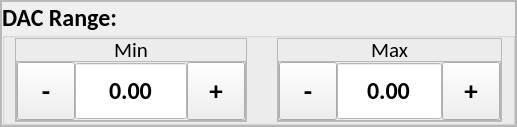
             <widget class="QFrame" name="frame_34">
              <property name="frameShape">
               <enum>QFrame::StyledPanel</enum>
              </property>
              <property name="frameShadow">
               <enum>QFrame::Raised</enum>
              </property>
              <layout class="QHBoxLayout" name="horizontalLayout_50">
               <property name="spacing">
                <number>0</number>
               </property>
               <property name="leftMargin">
                <number>0</number>
               </property>
               <property name="topMargin">
                <number>0</number>
               </property>
               <property name="rightMargin">
                <number>0</number>
               </property>
               <property name="bottomMargin">
                <number>0</number>
               </property>
               <item>
                <widget class="QFrame" name="frame_35">
                 <property name="frameShape">
                  <enum>QFrame::StyledPanel</enum>
                 </property>
                 <property name="frameShadow">
                  <enum>QFrame::Raised</enum>
                 </property>
                 <layout class="QVBoxLayout" name="verticalLayout_31">
                  <property name="spacing">
                   <number>0</number>
                  </property>
                  <property name="leftMargin">
                   <number>0</number>
                  </property>
                  <property name="topMargin">
                   <number>0</number>
                  </property>
                  <property name="rightMargin">
                   <number>0</number>
                  </property>
                  <property name="bottomMargin">
                   <number>0</number>
                  </property>
                  <item>
                   <widget class="QGroupBox" name="slp_volt_ramp_adjustment_gb_2">
                    <property name="minimumSize">
                     <size>
                      <width>0</width>
                      <height>112</height>
                     </size>
                    </property>
                    <property name="font">
                     <font>
                      <family>Calibri</family>
                      <pointsize>18</pointsize>
                      <weight>75</weight>
                      <bold>true</bold>
                     </font>
                    </property>
                    <property name="title">
                     <string>DAC Range:</string>
                    </property>
                    <layout class="QHBoxLayout" name="horizontalLayout_21">
                     <property name="spacing">
                      <number>30</number>
                     </property>
                     <property name="leftMargin">
                      <number>10</number>
                     </property>
                     <property name="topMargin">
                      <number>0</number>
                     </property>
                     <property name="rightMargin">
                      <number>10</number>
                     </property>
                     <property name="bottomMargin">
                      <number>0</number>
                     </property>
                     <item>
                      <widget class="QFrame" name="slp_min_frame_3">
                       <property name="maximumSize">
                        <size>
                         <width>1000</width>
                         <height>1000</height>
                        </size>
                       </property>
                       <property name="frameShape">
                        <enum>QFrame::StyledPanel</enum>
                       </property>
                       <property name="frameShadow">
                        <enum>QFrame::Raised</enum>
                       </property>
                       <layout class="QVBoxLayout" name="verticalLayout_7">
                        <property name="spacing">
                         <number>0</number>
                        </property>
                        <property name="leftMargin">
                         <number>0</number>
                        </property>
                        <property name="topMargin">
                         <number>0</number>
                        </property>
                        <property name="rightMargin">
                         <number>0</number>
                        </property>
                        <property name="bottomMargin">
                         <number>0</number>
                        </property>
                        <item>
                         <widget class="QLabel" name="slp_min_label_3">
                          <property name="minimumSize">
                           <size>
                            <width>40</width>
                            <height>22</height>
                           </size>
                          </property>
                          <property name="maximumSize">
                           <size>
                            <width>1000</width>
                            <height>22</height>
                           </size>
                          </property>
                          <property name="font">
                           <font>
                            <family>Calibri</family>
                            <pointsize>16</pointsize>
                            <weight>50</weight>
                            <bold>false</bold>
                           </font>
                          </property>
                          <property name="text">
                           <string>Min</string>
                          </property>
                          <property name="alignment">
                           <set>Qt::AlignCenter</set>
                          </property>
                         </widget>
                        </item>
                        <item>
                         <widget class="QFrame" name="frame_8">
                          <property name="minimumSize">
                           <size>
                            <width>0</width>
                            <height>58</height>
                           </size>
                          </property>
                          <property name="frameShape">
                           <enum>QFrame::StyledPanel</enum>
                          </property>
                          <property name="frameShadow">
                           <enum>QFrame::Raised</enum>
                          </property>
                          <layout class="QHBoxLayout" name="horizontalLayout_22">
                           <property name="spacing">
                            <number>0</number>
                           </property>
                           <property name="leftMargin">
                            <number>0</number>
                           </property>
                           <property name="topMargin">
                            <number>0</number>
                           </property>
                           <property name="rightMargin">
                            <number>0</number>
                           </property>
                           <property name="bottomMargin">
                            <number>0</number>
                           </property>
                           <item>
                            <widget class="QToolButton" name="slp_volt_ramp_min_minus_3">
                             <property name="minimumSize">
                              <size>
                               <width>58</width>
                               <height>58</height>
                              </size>
                             </property>
                             <property name="maximumSize">
                              <size>
                               <width>58</width>
                               <height>58</height>
                              </size>
                             </property>
                             <property name="font">
                              <font>
                               <pointsize>20</pointsize>
                               <weight>75</weight>
                               <bold>true</bold>
                              </font>
                             </property>
                             <property name="text">
                              <string>-</string>
                             </property>
                            </widget>
                           </item>
                           <item>
                            <widget class="QDoubleSpinBox" name="slp_volt_ramp_min_input_3">
                             <property name="minimumSize">
                              <size>
                               <width>0</width>
                               <height>0</height>
                              </size>
                             </property>
                             <property name="maximumSize">
                              <size>
                               <width>1000</width>
                               <height>58</height>
                              </size>
                             </property>
                             <property name="font">
                              <font>
                               <family>Calibri</family>
                               <pointsize>18</pointsize>
                              </font>
                             </property>
                             <property name="layoutDirection">
                              <enum>Qt::LeftToRight</enum>
                             </property>
                             <property name="styleSheet">
                              <string notr="true">QDoubleSpinBox {
	background-color: #FFFFFF;
}</string>
                             </property>
                             <property name="alignment">
                              <set>Qt::AlignCenter</set>
                             </property>
                             <property name="readOnly">
                              <bool>true</bool>
                             </property>
                             <property name="buttonSymbols">
                              <enum>QAbstractSpinBox::NoButtons</enum>
                             </property>
                             <property name="correctionMode">
                              <enum>QAbstractSpinBox::CorrectToPreviousValue</enum>
                             </property>
                             <property name="showGroupSeparator" stdset="0">
                              <bool>false</bool>
                             </property>
                             <property name="minimum">
                              <double>-10000.000000000000000</double>
                             </property>
                             <property name="maximum">
                              <double>10000.000000000000000</double>
                             </property>
                            </widget>
                           </item>
                           <item>
                            <widget class="QToolButton" name="slp_volt_ramp_min_plus_3">
                             <property name="minimumSize">
                              <size>
                               <width>58</width>
                               <height>58</height>
                              </size>
                             </property>
                             <property name="maximumSize">
                              <size>
                               <width>16777215</width>
                               <height>58</height>
                              </size>
                             </property>
                             <property name="font">
                              <font>
                               <pointsize>20</pointsize>
                               <weight>75</weight>
                               <bold>true</bold>
                              </font>
                             </property>
                             <property name="focusPolicy">
                              <enum>Qt::NoFocus</enum>
                             </property>
                             <property name="text">
                              <string>+</string>
                             </property>
                            </widget>
                           </item>
                          </layout>
                         </widget>
                        </item>
                       </layout>
                      </widget>
                     </item>
                     <item>
                      <widget class="QFrame" name="slp_max_frame_3">
                       <property name="minimumSize">
                        <size>
                         <width>0</width>
                         <height>0</height>
                        </size>
                       </property>
                       <property name="maximumSize">
                        <size>
                         <width>1000</width>
                         <height>1000</height>
                        </size>
                       </property>
                       <property name="frameShape">
                        <enum>QFrame::StyledPanel</enum>
                       </property>
                       <property name="frameShadow">
                        <enum>QFrame::Raised</enum>
                       </property>
                       <layout class="QVBoxLayout" name="verticalLayout_12">
                        <property name="spacing">
                         <number>0</number>
                        </property>
                        <property name="leftMargin">
                         <number>0</number>
                        </property>
                        <property name="topMargin">
                         <number>0</number>
                        </property>
                        <property name="rightMargin">
                         <number>0</number>
                        </property>
                        <property name="bottomMargin">
                         <number>0</number>
                        </property>
                        <item>
                         <widget class="QLabel" name="slp_max_label_3">
                          <property name="minimumSize">
                           <size>
                            <width>42</width>
                            <height>22</height>
                           </size>
                          </property>
                          <property name="maximumSize">
                           <size>
                            <width>1000</width>
                            <height>22</height>
                           </size>
                          </property>
                          <property name="font">
                           <font>
                            <family>Calibri</family>
                            <pointsize>16</pointsize>
                            <weight>50</weight>
                            <bold>false</bold>
                           </font>
                          </property>
                          <property name="text">
                           <string>Max</string>
                          </property>
                          <property name="alignment">
                           <set>Qt::AlignCenter</set>
                          </property>
                         </widget>
                        </item>
                        <item>
                         <widget class="QFrame" name="frame_9">
                          <property name="frameShape">
                           <enum>QFrame::StyledPanel</enum>
                          </property>
                          <property name="frameShadow">
                           <enum>QFrame::Raised</enum>
                          </property>
                          <layout class="QHBoxLayout" name="horizontalLayout_23">
                           <property name="spacing">
                            <number>0</number>
                           </property>
                           <property name="leftMargin">
                            <number>0</number>
                           </property>
                           <property name="topMargin">
                            <number>0</number>
                           </property>
                           <property name="rightMargin">
                            <number>0</number>
                           </property>
                           <property name="bottomMargin">
                            <number>0</number>
                           </property>
                           <item>
                            <widget class="QToolButton" name="slp_volt_ramp_max_minus_3">
                             <property name="minimumSize">
                              <size>
                               <width>58</width>
                               <height>58</height>
                              </size>
                             </property>
                             <property name="maximumSize">
                              <size>
                               <width>58</width>
                               <height>58</height>
                              </size>
                             </property>
                             <property name="font">
                              <font>
                               <pointsize>20</pointsize>
                               <weight>75</weight>
                               <bold>true</bold>
                              </font>
                             </property>
                             <property name="text">
                              <string>-</string>
                             </property>
                            </widget>
                           </item>
                           <item>
                            <widget class="QDoubleSpinBox" name="slp_volt_rampt_max_input_3">
                             <property name="minimumSize">
                              <size>
                               <width>0</width>
                               <height>0</height>
                              </size>
                             </property>
                             <property name="maximumSize">
                              <size>
                               <width>1000</width>
                               <height>58</height>
                              </size>
                             </property>
                             <property name="font">
                              <font>
                               <family>Calibri</family>
                               <pointsize>18</pointsize>
                              </font>
                             </property>
                             <property name="layoutDirection">
                              <enum>Qt::LeftToRight</enum>
                             </property>
                             <property name="styleSheet">
                              <string notr="true">QDoubleSpinBox {
	background-color: #FFFFFF;
}</string>
                             </property>
                             <property name="alignment">
                              <set>Qt::AlignCenter</set>
                             </property>
                             <property name="readOnly">
                              <bool>true</bool>
                             </property>
                             <property name="buttonSymbols">
                              <enum>QAbstractSpinBox::NoButtons</enum>
                             </property>
                             <property name="correctionMode">
                              <enum>QAbstractSpinBox::CorrectToPreviousValue</enum>
                             </property>
                             <property name="showGroupSeparator" stdset="0">
                              <bool>false</bool>
                             </property>
                             <property name="maximum">
                              <double>10000.000000000000000</double>
                             </property>
                            </widget>
                           </item>
                           <item>
                            <widget class="QToolButton" name="slp_volt_ramp_max_plus_3">
                             <property name="minimumSize">
                              <size>
                               <width>58</width>
                               <height>58</height>
                              </size>
                             </property>
                             <property name="maximumSize">
                              <size>
                               <width>16777215</width>
                               <height>58</height>
                              </size>
                             </property>
                             <property name="font">
                              <font>
                               <pointsize>20</pointsize>
                               <weight>75</weight>
                               <bold>true</bold>
                              </font>
                             </property>
                             <property name="focusPolicy">
                              <enum>Qt::NoFocus</enum>
                             </property>
                             <property name="text">
                              <string>+</string>
                             </property>
                            </widget>
                           </item>
                          </layout>
                         </widget>
                        </item>
                       </layout>
                      </widget>
                     </item>
                    </layout>
                   </widget>
                  </item>
                 </layout>
                </widget>
               </item>
              </layout>
             </widget>
